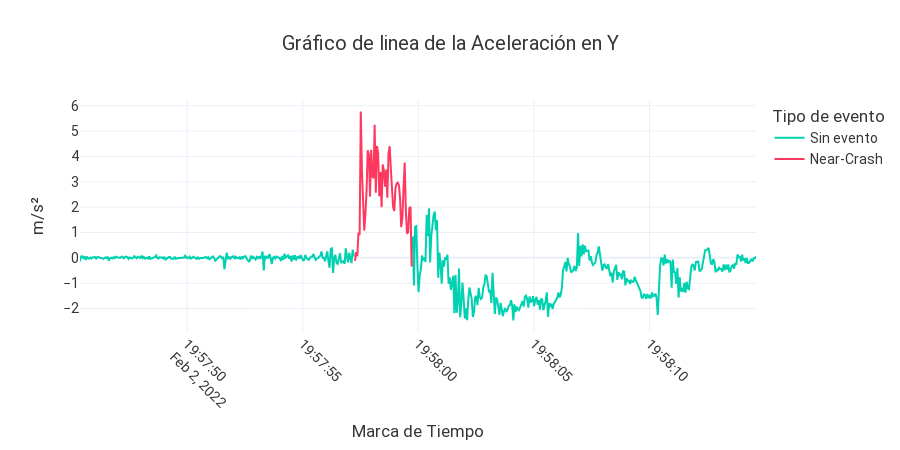
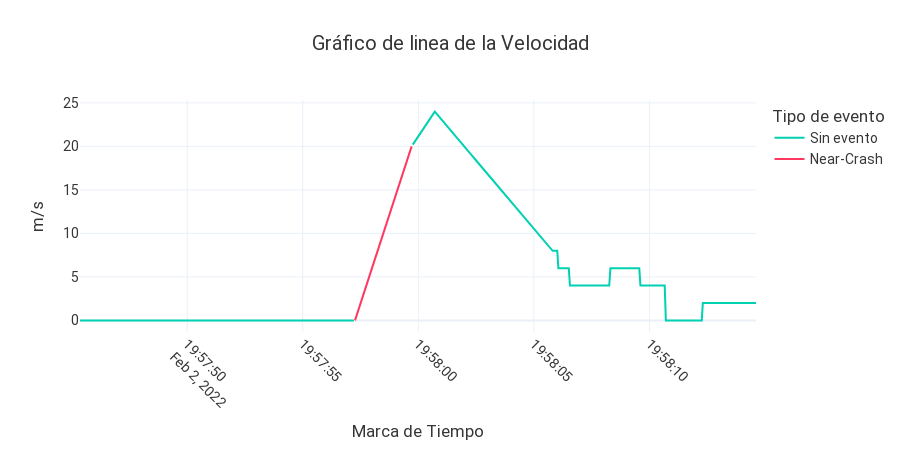

The code cell stored with these charts, in order, in its notebook:
### Markdown cell above
##### Desplazar grafica horizontalmente

### Code cell
# Variables to shift
comparing_variable = "accY"
shift_variables = ["speed", "accPosition"]
shift_periods = [-163, 85]
fill_value = [2, 5.88]

#for v, p, f in zip(shift_variables, shift_periods, fill_value):
#    df[v] = df[v].shift(periods=p, fill_value=f)

fig1 = line_chart(df, comparing_variable)
fig1.show()
for v in shift_variables:
    fig = line_chart(df, v)
    fig.show()

### Figure 1 — Plotly figure (JSON) as saved in the notebook; plotly's stock layout.template omitted (floating-point values rounded to 4 significant figures; data arrays with more than 128 entries replaced by an {"elided": "..."} marker saying what was removed)
{"data": [{"hovertemplate": "X = %{x}<br>Y = %{y}<br>ID = %{text}", "marker": {"color": "#00D1B1"}, "name": "Sin evento", "text": {"elided": "586 int values"}, "type": "scatter", "x": {"elided": "586 str values"}, "y": {"elided": "586 float values"}}, {"hovertemplate": "X = %{x}<br>Y = %{y}<br>ID = %{text}", "marker": {"color": "#FF385F"}, "name": "Near-Crash", "text": {"elided": "586 int values"}, "type": "scatter", "x": {"elided": "586 str values"}, "y": {"elided": "586 float values"}}], "layout": {"autosize": true, "font": {"color": "#363636", "family": "BlinkMacSystemFont,-apple-system,Segoe UI,Roboto,Oxygen,Ubuntu,                     Cantarell,Fira Sans,Droid Sans,Helvetica Neue,Helvetica,Arial,sans-serif", "size": 14}, "height": 450, "legend": {"title": {"text": "Tipo de evento"}}, "title": {"text": "Gráfico de linea de la Aceleración en Y", "x": 0.5}, "xaxis": {"nticks": 12, "tickangle": 45, "title": {"text": "Marca de Tiempo"}}, "yaxis": {"nticks": 12, "title": {"text": "m/s²"}}}}

### Figure 2 — Plotly figure (JSON) as saved in the notebook; plotly's stock layout.template omitted (floating-point values rounded to 4 significant figures; data arrays with more than 128 entries replaced by an {"elided": "..."} marker saying what was removed)
{"data": [{"hovertemplate": "X = %{x}<br>Y = %{y}<br>ID = %{text}", "marker": {"color": "#00D1B1"}, "name": "Sin evento", "text": {"elided": "586 int values"}, "type": "scatter", "x": {"elided": "586 str values"}, "y": {"elided": "586 float values"}}, {"hovertemplate": "X = %{x}<br>Y = %{y}<br>ID = %{text}", "marker": {"color": "#FF385F"}, "name": "Near-Crash", "text": {"elided": "586 int values"}, "type": "scatter", "x": {"elided": "586 str values"}, "y": {"elided": "586 float values"}}], "layout": {"autosize": true, "font": {"color": "#363636", "family": "BlinkMacSystemFont,-apple-system,Segoe UI,Roboto,Oxygen,Ubuntu,                     Cantarell,Fira Sans,Droid Sans,Helvetica Neue,Helvetica,Arial,sans-serif", "size": 14}, "height": 450, "legend": {"title": {"text": "Tipo de evento"}}, "title": {"text": "Gráfico de linea de la Velocidad", "x": 0.5}, "xaxis": {"nticks": 12, "tickangle": 45, "title": {"text": "Marca de Tiempo"}}, "yaxis": {"nticks": 12, "title": {"text": "m/s"}}}}
